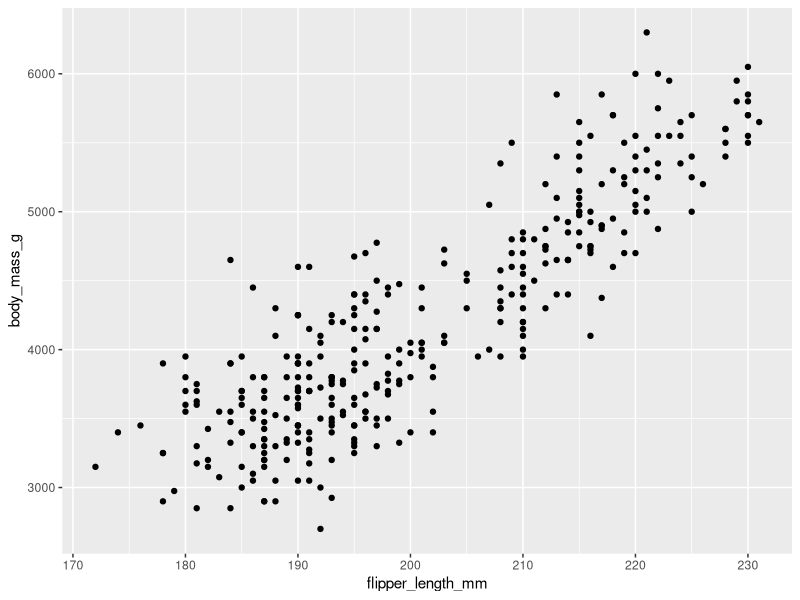
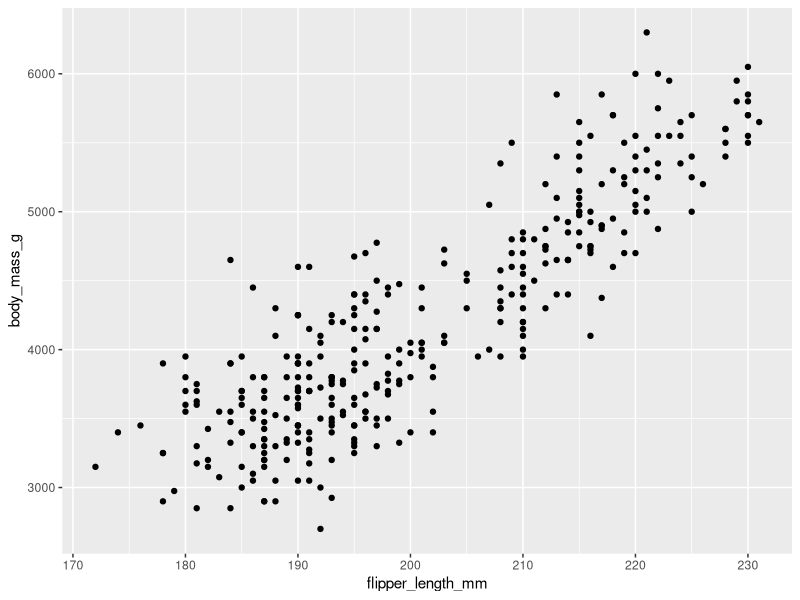
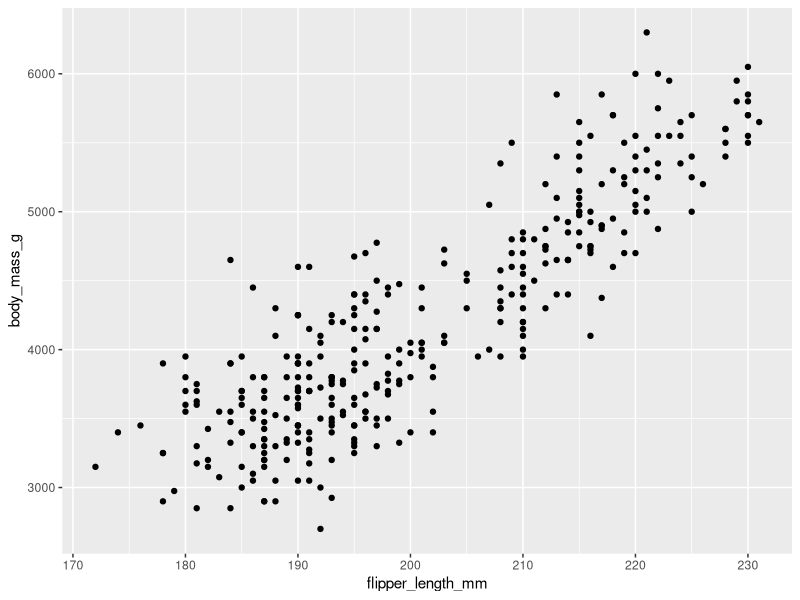
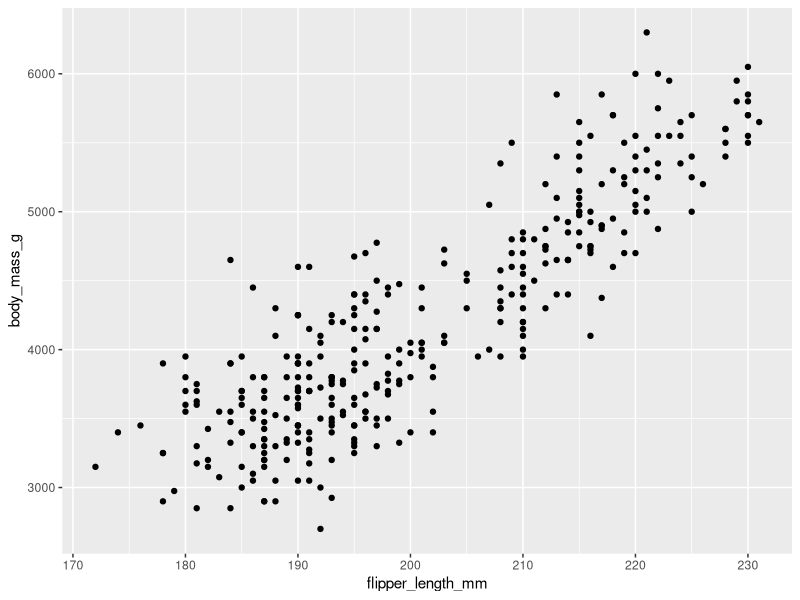
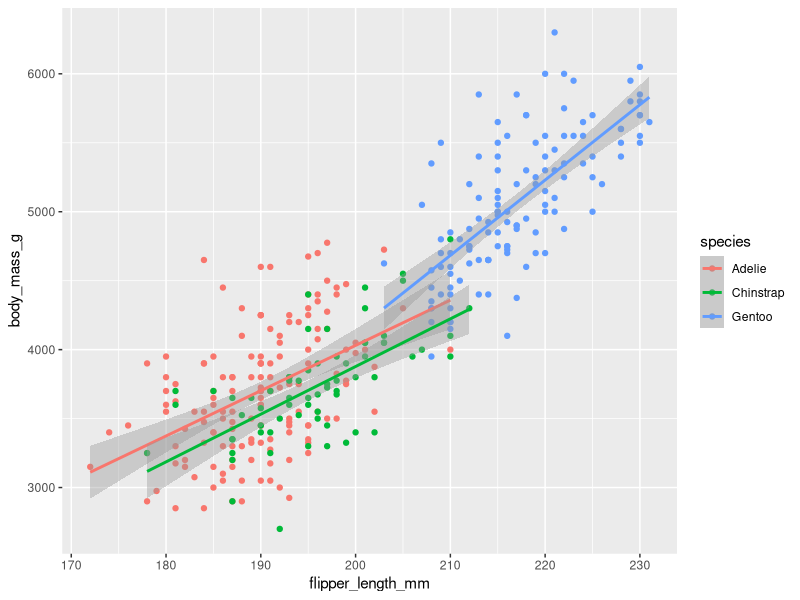
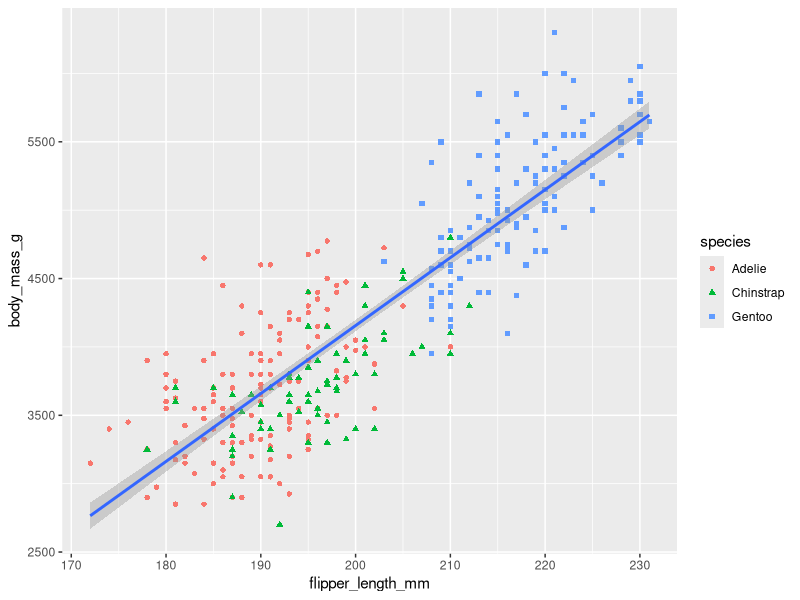
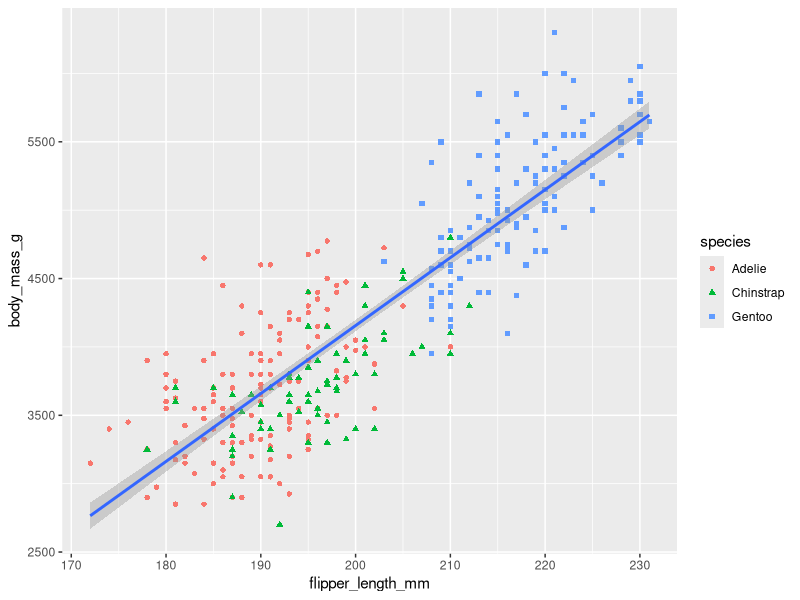
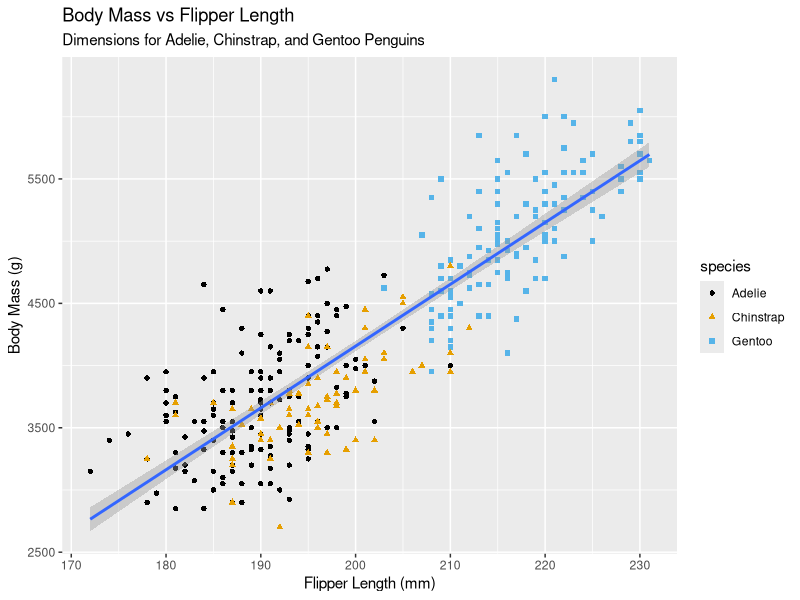

Write the R code that produced these figures, in order.
#https://r4ds.hadley.nz/

install.packages("tidyverse")
library(tidyverse)

library(palmerpenguins)
library(ggthemes)

palmerpenguins::penguins

glimpse(penguins)
View(penguins);


ggplot(data = penguins, mapping=aes(x=flipper_length_mm, y = body_mass_g))+ geom_point() 

ggplot(data = penguins)+geom_point(mapping = aes(x= flipper_length_mm, y = body_mass_g))
ggplot(penguins, mapping = aes(flipper_length_mm,body_mass_g))+geom_point()
ggplot(penguins)+geom_point(aes(flipper_length_mm, body_mass_g))

ggplot(data = penguins, mapping = aes(x= flipper_length_mm, y = body_mass_g, color = species))+geom_point()+geom_smooth(method = "lm")

ggplot(data = penguins, mapping = aes(x= flipper_length_mm, y = body_mass_g))+geom_point(mapping = aes(color = species, shape = species))+geom_smooth(method = "lm")
last_plot() #This will call the last plot that was created

##
ggplot(data = penguins, mapping = aes(x = flipper_length_mm, y = body_mass_g))+
  geom_point(mapping = aes(color = species, shape = species))+
  geom_smooth(method = "lm")+
  labs(
    title = "Body Mass vs Flipper Length",
    subtitle = "Dimensions for Adelie, Chinstrap, and Gentoo Penguins",
    x = "Flipper Length (mm)",y = "Body Mass (g)",
    color = "species", shape = "species"
    )+
  scale_color_colorblind()

#We can also do this 

ggplot(data = penguins, mapping = aes(x = flipper_length_mm, y = body_mass_g))+
  geom_point(mapping = aes(color = species, shape = species ))+
  geom_smooth(method = "lm")+ scale_color_colorblind()+
  labs(
    title = "Penguins Information",
    subtitle = "Flipper length vs Body Mass",
    x = "Flipper length (m)", y = "Body mass (g)",
    color = "species", shape = "species"
  )

#

ggplot(data = penguins, mapping = aes(x = species, y = bill_depth_mm))+
  geom_col(mapping = aes(color = species))+
  labs(
    title = "Penguins Data",
    subtitles = "Species vs Bill Debth",
    x = "Species", y = "Bill Depth (mm)",
  )

# na.rm = T will remove all rows and columns with missing values.
ggplot(data = penguins, mapping = aes(x = flipper_length_mm, y = body_mass_g))+
  geom_point(na.rm = T, mapping = aes(color = species, shape = species))+
  labs(
    title = "Palmer Penguins Data",
    subtitle = "Flipper length vs Body mass",
    x = "Flipper Length (mm)", y = "Body mass (g)",
    color = "Species", shape = "species",
    caption = "(Data is bases on a study conducted between 2007-09)",
    tag = "Exhibit A",
    alt = "Penguins Data",
    alt_insight = "Penguins Data 2007-09"
  )+geom_smooth(method = "lm")


